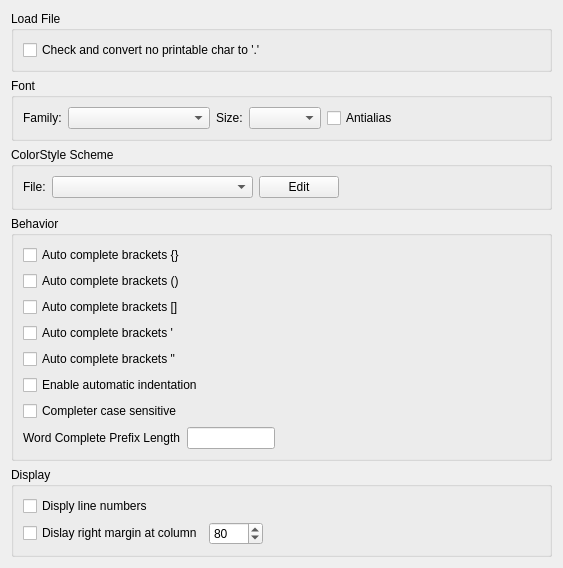
<?xml version="1.0" encoding="UTF-8"?>
<ui version="4.0">
 <class>LiteEditorOption</class>
 <widget class="QWidget" name="LiteEditorOption">
  <property name="geometry">
   <rect>
    <x>0</x>
    <y>0</y>
    <width>563</width>
    <height>459</height>
   </rect>
  </property>
  <property name="windowTitle">
   <string>Form</string>
  </property>
  <layout class="QVBoxLayout" name="verticalLayout_3">
   <item>
    <widget class="QGroupBox" name="groupBox_5">
     <property name="title">
      <string>Load File</string>
     </property>
     <layout class="QVBoxLayout" name="verticalLayout">
      <item>
       <widget class="QCheckBox" name="noprintCheckBox">
        <property name="text">
         <string>Check and convert no printable char to '.'</string>
        </property>
       </widget>
      </item>
     </layout>
    </widget>
   </item>
   <item>
    <widget class="QGroupBox" name="groupBox">
     <property name="title">
      <string>Font</string>
     </property>
     <layout class="QHBoxLayout" name="horizontalLayout">
      <item>
       <widget class="QLabel" name="label_2">
        <property name="text">
         <string>Family:</string>
        </property>
       </widget>
      </item>
      <item>
       <widget class="QComboBox" name="familyComboBox">
        <property name="sizePolicy">
         <sizepolicy hsizetype="Expanding" vsizetype="Fixed">
          <horstretch>0</horstretch>
          <verstretch>0</verstretch>
         </sizepolicy>
        </property>
       </widget>
      </item>
      <item>
       <widget class="QLabel" name="label">
        <property name="text">
         <string>Size:</string>
        </property>
       </widget>
      </item>
      <item>
       <widget class="QComboBox" name="sizeComboBox">
        <property name="sizePolicy">
         <sizepolicy hsizetype="Preferred" vsizetype="Fixed">
          <horstretch>0</horstretch>
          <verstretch>0</verstretch>
         </sizepolicy>
        </property>
       </widget>
      </item>
      <item>
       <widget class="QCheckBox" name="antialiasCheckBox">
        <property name="text">
         <string>Antialias</string>
        </property>
       </widget>
      </item>
      <item>
       <spacer name="horizontalSpacer">
        <property name="orientation">
         <enum>Qt::Horizontal</enum>
        </property>
        <property name="sizeHint" stdset="0">
         <size>
          <width>40</width>
          <height>20</height>
         </size>
        </property>
       </spacer>
      </item>
     </layout>
    </widget>
   </item>
   <item>
    <widget class="QGroupBox" name="groupBox_2">
     <property name="title">
      <string>ColorStyle Scheme</string>
     </property>
     <layout class="QHBoxLayout" name="horizontalLayout_2">
      <item>
       <widget class="QLabel" name="label_3">
        <property name="text">
         <string>File:</string>
        </property>
       </widget>
      </item>
      <item>
       <widget class="QComboBox" name="styleComboBox">
        <property name="sizePolicy">
         <sizepolicy hsizetype="Expanding" vsizetype="Fixed">
          <horstretch>0</horstretch>
          <verstretch>0</verstretch>
         </sizepolicy>
        </property>
       </widget>
      </item>
      <item>
       <widget class="QPushButton" name="editPushButton">
        <property name="text">
         <string>Edit</string>
        </property>
       </widget>
      </item>
      <item>
       <spacer name="horizontalSpacer_2">
        <property name="orientation">
         <enum>Qt::Horizontal</enum>
        </property>
        <property name="sizeHint" stdset="0">
         <size>
          <width>40</width>
          <height>20</height>
         </size>
        </property>
       </spacer>
      </item>
     </layout>
    </widget>
   </item>
   <item>
    <widget class="QGroupBox" name="groupBox_3">
     <property name="title">
      <string>Behavior</string>
     </property>
     <layout class="QVBoxLayout" name="verticalLayout_2">
      <item>
       <widget class="QCheckBox" name="autoBraces0CheckBox">
        <property name="text">
         <string>Auto complete brackets {}</string>
        </property>
       </widget>
      </item>
      <item>
       <widget class="QCheckBox" name="autoBraces1CheckBox">
        <property name="text">
         <string>Auto complete brackets ()</string>
        </property>
       </widget>
      </item>
      <item>
       <widget class="QCheckBox" name="autoBraces2CheckBox">
        <property name="text">
         <string>Auto complete brackets []</string>
        </property>
       </widget>
      </item>
      <item>
       <widget class="QCheckBox" name="autoBraces3CheckBox">
        <property name="text">
         <string>Auto complete brackets '</string>
        </property>
       </widget>
      </item>
      <item>
       <widget class="QCheckBox" name="autoBraces4CheckBox">
        <property name="text">
         <string>Auto complete brackets &quot;</string>
        </property>
       </widget>
      </item>
      <item>
       <widget class="QCheckBox" name="autoIndentCheckBox">
        <property name="text">
         <string>Enable automatic indentation</string>
        </property>
       </widget>
      </item>
      <item>
       <widget class="QCheckBox" name="completerCaseSensitiveCheckBox">
        <property name="text">
         <string>Completer case sensitive</string>
        </property>
       </widget>
      </item>
      <item>
       <layout class="QHBoxLayout" name="horizontalLayout_3" stretch="1,1,3">
        <item>
         <widget class="QLabel" name="label_4">
          <property name="text">
           <string>Word Complete Prefix Length</string>
          </property>
         </widget>
        </item>
        <item>
         <widget class="QLineEdit" name="preMinLineEdit">
          <property name="sizePolicy">
           <sizepolicy hsizetype="Expanding" vsizetype="Fixed">
            <horstretch>0</horstretch>
            <verstretch>0</verstretch>
           </sizepolicy>
          </property>
         </widget>
        </item>
        <item>
         <spacer name="horizontalSpacer_3">
          <property name="orientation">
           <enum>Qt::Horizontal</enum>
          </property>
          <property name="sizeHint" stdset="0">
           <size>
            <width>40</width>
            <height>20</height>
           </size>
          </property>
         </spacer>
        </item>
       </layout>
      </item>
     </layout>
    </widget>
   </item>
   <item>
    <widget class="QGroupBox" name="groupBox_4">
     <property name="title">
      <string>Display</string>
     </property>
     <layout class="QVBoxLayout" name="verticalLayout_4">
      <item>
       <widget class="QCheckBox" name="lineNumberVisibleCheckBox">
        <property name="text">
         <string>Disply line numbers</string>
        </property>
       </widget>
      </item>
      <item>
       <layout class="QHBoxLayout" name="horizontalLayout_4">
        <item>
         <widget class="QCheckBox" name="rightLineVisibleCheckBox">
          <property name="text">
           <string>Dislay right margin at column</string>
          </property>
         </widget>
        </item>
        <item>
         <widget class="QSpinBox" name="rightLineWidthSpinBox">
          <property name="minimum">
           <number>1</number>
          </property>
          <property name="maximum">
           <number>1024</number>
          </property>
          <property name="value">
           <number>80</number>
          </property>
         </widget>
        </item>
        <item>
         <spacer name="horizontalSpacer_4">
          <property name="orientation">
           <enum>Qt::Horizontal</enum>
          </property>
          <property name="sizeHint" stdset="0">
           <size>
            <width>40</width>
            <height>20</height>
           </size>
          </property>
         </spacer>
        </item>
       </layout>
      </item>
     </layout>
    </widget>
   </item>
   <item>
    <spacer name="verticalSpacer">
     <property name="orientation">
      <enum>Qt::Vertical</enum>
     </property>
     <property name="sizeHint" stdset="0">
      <size>
       <width>20</width>
       <height>40</height>
      </size>
     </property>
    </spacer>
   </item>
  </layout>
 </widget>
 <resources/>
 <connections/>
</ui>
